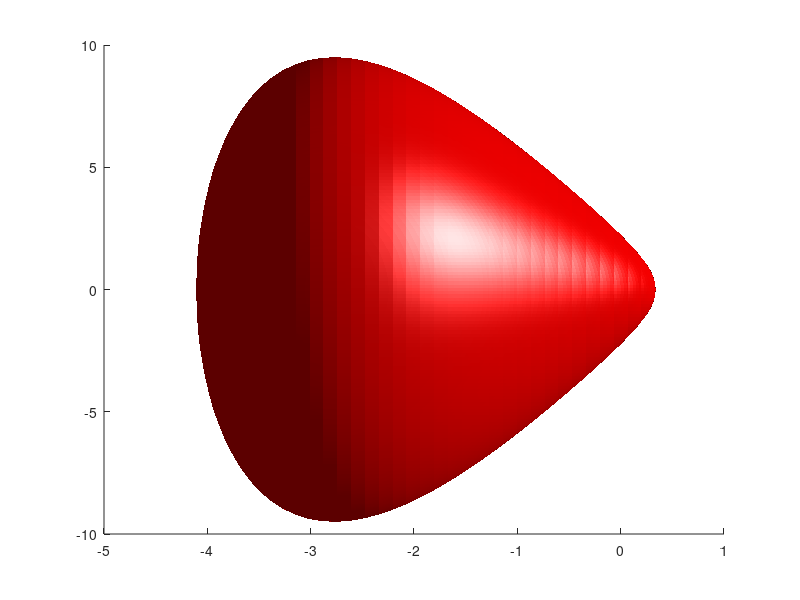

The MATLAB source for this figure: (Note: this script raises an error after producing the figure.)
% Define grid limits and resolution
y = linspace(-20, 20, 300);
z1 = linspace(-20, 20, 300);
z2 = linspace(-20, 20, 300);

% Create 3D grid
[Y, Z1, Z2] = meshgrid(y, z1, z2);

% Calculate H at each grid point
H = (1/4)*(Y.^4 + Z1.^2) - 3*Y.^2 + + 4.7*Y + (1/4)*(Z2 - 2.236).^2 - 1.2499;

% Plot the implicit surface H = 0 using isosurface
figure;
p = patch(isosurface(Y, Z1, Z2, H, 0));
isonormals(Y, Z1, Z2, H, p)
set(p, 'FaceColor', 'red', 'EdgeColor', 'none');

% Add lighting and labels
camlight; lighting phong
xlabel('y');
ylabel('z_1');
zlabel('z_2');
grid on;
axis equal;
view(3);
xlim([-5, 5])
ylim([-10, 5])
zlim([-8, 12])

clear all;

y = linspace(-20, 20, 300);
z2 = linspace(-20, 20, 300);

figure;
z1_val = 1;

% Create 3D grid
[Y, Z2] = meshgrid(y, z2);

% Calculate H at each grid point
H = (1/4)*(Y.^4 + z1_val.^2) - 3*Y.^2 + + 4.7*Y + (1/4)*(Z2 - 2.236).^2 - 1.2499;

contour(Y, Z2, H', [0, 0], 'b', 'LineWidth', 2)
xlabel('y');
ylabel('z_1');
grid on;
xlim([-10, 15])
ylim([-5, 1])
